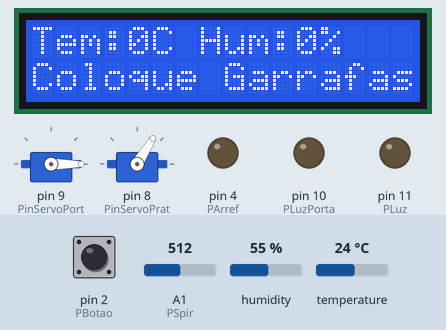
Simulated run of this sketch. Board: Arduino Uno, built with avr-gcc and run on an emulated ATmega328P. Shown: 2 × servo, 16×2 character LCD, output pins drawn as LEDs (lit = HIGH). The inputs (shaded band) are chosen by the test bench; at power-on: pin 2 (PBotao) LOW, A1 (PSpir) = 512, humidity 55 %, temperature 24 °C.

Above: at 4.2 s.
4.3 s: pin 2 (PBotao) pulled HIGH for 3.2 s
At 8.9 s:
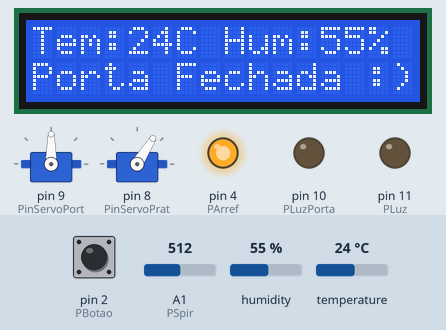
9.0 s: A1 (PSpir) set to 110
12.0 s: A1 (PSpir) set to 92
At 13.4 s:
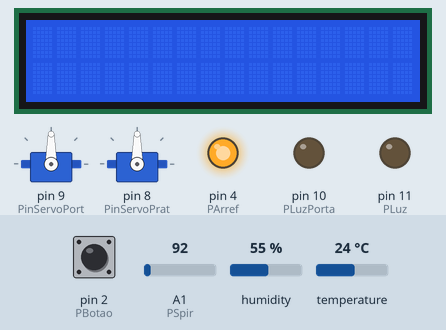
15.0 s: pin 2 (PBotao) pulled HIGH for 0.15 s
At 15.8 s:
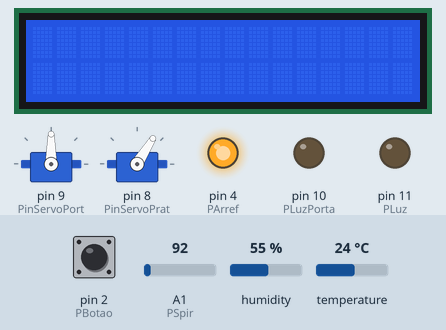
17.5 s: pin 2 (PBotao) pulled HIGH for 1 s
At 18.4 s:
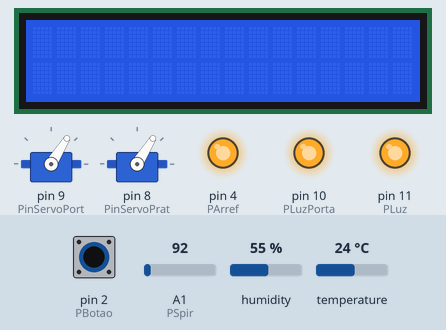
20.2 s: A1 (PSpir) set to 418
23.2 s: A1 (PSpir) set to 444
At 24.0 s:
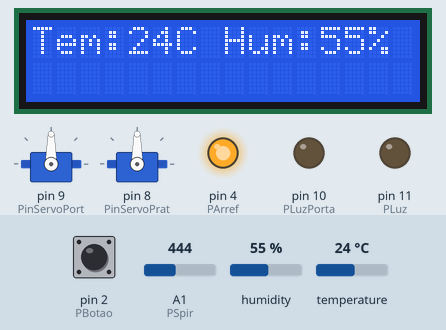
Timing chart, 0 to 26.2 s (numbered marks = the images above; inputs shaded):
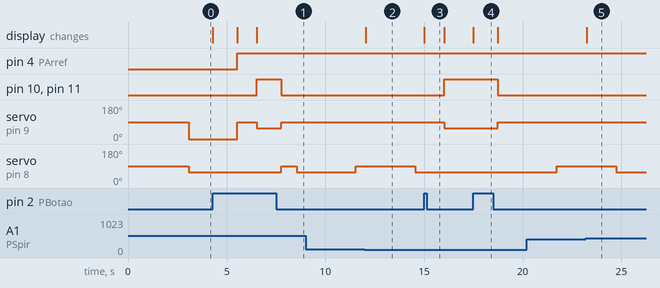

The sketch:

copy_of_porta_e_prateleira1.ino
```cpp
#include <Servo.h>
#include <dht.h>
#include <LiquidCrystal.h>

Servo ServoPort;
Servo ServoPrat;

const int PosHoPart = 58;    //Posicao horizontal da prateleira
const int PosDePart = 90;    //Posicao deitada da prateleira
const int PosOpenPort = 0;    //Posicao horizontal da prateleira
const int PosClosePort = 90;    //Posicao deitada da prateleira
const int RefTemp = 13;      //Temperatura referencia

dht DHT;

const int PSpir = A1;        //Pino do spir
const int PDht11 = A0;       //Pino do dht11
const int PinServoPrat = 8;  //Pino do servo da prateleira
const int PinServoPort = 9;  //Pino do servo da porta
const int PBotao = 2;        //Pino do botao

const int PLuz = 11;         //Pino da luz de presenca
const int PLuzPorta = 10;    //Pino da luz da porta aberta
const int PArref = 4;        //Pino do arref (led verde)
const int PBuz = 7;          //Pino do buzzer

int VSpir = 500;        //Variavel do spir a 0


bool VBuz = 0;         //Variavel bo buzzer a 0
int VTemp = 0;         //Variavel da temp a 0
int VHum = 0;          //Variavel da hum a 0
bool VLuz = 0;         //Variavel da luz de presenca a 0
bool VLuzPorta = 0;    //Variavel da luz da porta aberta a 0
bool VArref = 0;       //Variavel do arref (led verde) a 0
int VServoPort = PosOpenPort;    //Variavel do servo da porta a 0
int VServoPrat = PosHoPart;    //Variavel do servo da prateleira a PosHoPart
int Vtone = 0;         //Variavel da frequencia a 0

LiquidCrystal lcd(12, 6, 5, 3, A2, A4);  //inciar lcd

float leitura_sensor = 0;     // le sensor


bool VBotao = false;       //Variavel do botao para abrir e fechar porta
bool VestadoPorta = true;  // estado da porta True == Aberta

unsigned long momentodeClique = 0;     //momento do clique


long tempoDeEspera = 10000;    //tempo de espera apos clicar no botao
unsigned long tempoAnterior = 0;    //momento da ultima mudanca do servo
long tempoDeTroca = 3000;     //tempo para trocar de posicao
long lcdUpdateTime = 0;     //ultima atualizacao do lcd
long tempoDeAviso = 0;    //aviso do buzzer
unsigned long ultimaDetecaoMovimento = 0;   //ultima detecao de movimento
const unsigned long tempoDesligarLCD = 5000; // tempo para o lcd desligar se nao houver movimento

void setup()
{
  Serial.begin(9600);
  ServoPort.attach(PinServoPort);   //define a porta ao pino
  ServoPrat.attach(PinServoPrat);   //define a porta ao pino
  pinMode(PBotao, INPUT);     //   define o botao como entrada
  pinMode(PSpir, INPUT);    //define o sensor de movimento como entrada
  pinMode(PDht11, INPUT);   //define o dht11 como entrada
  pinMode(PLuz, OUTPUT);   //define a luz de presenca como saida
  pinMode(PLuzPorta, OUTPUT);   //define a luz da porta como saida
  pinMode(PBuz, OUTPUT);    //define o buzzer como saida
  pinMode(PArref, OUTPUT);    //define a luz de arref (led verde) como saida
  lcd.begin(16, 2);
  lcd.clear();
      lcd.setCursor(0, 0);
      lcd.print("Tem:");
      lcd.print(VTemp);
      lcd.print("C Hum:");
      lcd.print(VHum);
      lcd.print("% ");
      lcd.setCursor(0, 1);

      ServoPrat.write(PosDePart);    // Atualiza a posição do servo da prateleira
      lcd.print("Coloque Garrafas");
      delay(3000);
}

// ---------------------------------------<<<< Início Loop <<<<<<<<<<<<<<<<<<<<<<<<<<<<<<<<<<<<<<<<<<<<<<<<<<<<<<<<
void loop()
{

  lerEntradas();

  // Ver se alguém carregou para abrir ou fechar porta <<<<<<<<<<<<<<<<<<<<<<<<<<
  if (VBotao == HIGH && !VestadoPorta) // Abrir Porta <<<<<<<<<<<<<<<<<
  {
    momentodeClique = millis();   //regista o momento do clique do botao
    changePortaStatus();
    VLuz = 1; // Luz de ver vinho
    VLuzPorta = 1; // Luz que indica porta aberta
  }
  else if (VBotao == HIGH && VestadoPorta) // Fechar Porta <<<<<<<<<<<<<<<<<
  {
    changePortaStatus();
    VLuz = 0; // Luz de ver vinho
    VLuzPorta = 0; // Luz que indica porta Fechada
    delay(200);
  }

  if (VestadoPorta && ((millis()- momentodeClique) > tempoDeEspera)) // Porta aberta há muito tempo
  {
    VBuz=1;
    Vtone = 440;   //frequencia do buzzer
    if (VBotao)
    {
      Vtone = 0;   //desliga o buzzer
      tempoDeAviso = 0;    //reinicia o momento do aviso
    }
  }

  // --------------------------------

  if (!VestadoPorta && ((millis() - tempoAnterior) >= tempoDeTroca)) // Rodar garrafa a um certo tempo
  {
    changeSecondServoPos(); // Se a porta está fechada;
    tempoAnterior = millis();   //atualiza o momento da ultima troca
  }
  if (!VestadoPorta)
  {
    controloTemperatura();
  }

  // ------------------------------------------
  atualizarLCD();    //atualiza o lcd
  atualizarSaidas();

}
// ^^^^^^^^^^^^^^^^^^^^^^^^^^^^^^^^^^^^^^^^^^^^^Fim de loop ---------------------<<<<<<<<<<<<<<<<<<<<<<<<<<<<<<<<<<<<<<<<<<<<<<<

void controloTemperatura()
{
  int chk = DHT.read11(PDht11);  //reinicia a leitura do dht11
  VTemp = DHT.temperature;     //atualiza a temp
  VHum = DHT.humidity;        //atualiza a hum

  if (VTemp > RefTemp)
  {
    VArref = HIGH;    //ativa o arref (led verde)
  }
  else if (VTemp < RefTemp)
  {
    VArref = LOW;     //desativa o arred (led verde)
  }
}

void atualizarLCD()
{
      if (VSpir > 430)
    {
      lcd.display();
      lcd.setCursor(0, 0);
      lcd.print("Tem:");
      lcd.print(VTemp);
      lcd.print("C Hum:");
      lcd.print(VHum);
      lcd.print("% ");
;
      }

      else if (VSpir <= 100) // Seninguém estiver à frente
      {
      lcd.noDisplay();
      lcd.clear();

      // lcd.setCursor(0, 0);
      // lcd.print("VPir: "); // Teste de Pir
      // lcd.print(VSpir);// Teste de Pir
      // delay(1000);
        }

}

void lerEntradas()
{
  VSpir = analogRead(PSpir);   //le o estado do sensor de movimento
  VBotao = digitalRead(PBotao);  //le o estado do botao

}

void atualizarSaidas()
{
  digitalWrite(PLuz, VLuz);   // Atualiza o estado do pino da luz principal
  digitalWrite(PLuzPorta, VLuzPorta);    // Atualiza o estado do pino da luz da porta
  digitalWrite(PArref, VArref);   // Atualiza o estado do pino do arref (led verde)
  digitalWrite(PBuz, VBuz);    // Atualiza o estado do pino do buzzer
  ServoPort.write(VServoPort);    // Atualiza a posição do servo da porta
  ServoPrat.write(VServoPrat);    // Atualiza a posição do servo da prateleira
  if (VBuz == 1)
    tone(PBuz, Vtone);    //ativa o buzzer
  else
    noTone(PBuz);   //desativa o buzzer
}


void changePortaStatus()
{

  if (VestadoPorta )
  {
    VestadoPorta = false;  //porta fica fechada
    VServoPort = PosClosePort;  //servo da porta destrancado

    VServoPrat = PosDePart;
    // lcd.clear();
    lcd.setCursor(0, 1);
    lcd.print("Porta Fechada :)");
    delay(1000);
    VLuz = 0;  // Apago luz de ver o vinho
    VLuzPorta = 0;   // Apago luz da porta
    VBuz = 0;

  }
  else
  {
    VestadoPorta = true;  //porta fica Aberta
    //VServoPort = PosOpenPort;
    VServoPort = PosHoPart;
    // lcd.clear();
    lcd.setCursor(0, 1);
    lcd.print("Porta Aberta! ");
    delay(1000);
    VLuz = 1; // Ligo de ver o vinho
    VLuzPorta = 1; // Ligo luz da porta

  }
}

void changeSecondServoPos()
{
  if (VServoPrat == PosHoPart)
  {
    VServoPrat = PosDePart;
  }
  else
  {
    VServoPrat = PosHoPart;
  }
}
```

Measured:
- the behaviour switches between 101 and 100 on A1 (PSpir) (found by bisection; images 1 and 2)
- the behaviour switches between 430 and 431 on A1 (PSpir) (found by bisection; images 4 and 5)
- after the input at 4.3 s, pin 4 (PArref): LOW → HIGH after 1.2 s; pin 10 (PLuzPorta): LOW → HIGH after 2.2 s, → LOW 1.2 s later
- after the input at 12.0 s, the display: changes after 0.05 s (image 2)
- after the input at 15.0 s, pin 10 (PLuzPorta), pin 11 (PLuz): LOW → HIGH after 1.0 s; servo on pin 9 (PinServoPort): 90° → 58° after 1.0 s
- after the input at 17.5 s, pin 10 (PLuzPorta), pin 11 (PLuz): HIGH → LOW after 1.2 s; servo on pin 9 (PinServoPort): 58° → 90° after 1.2 s
- after the input at 23.2 s, the display: changes at once (image 5)
